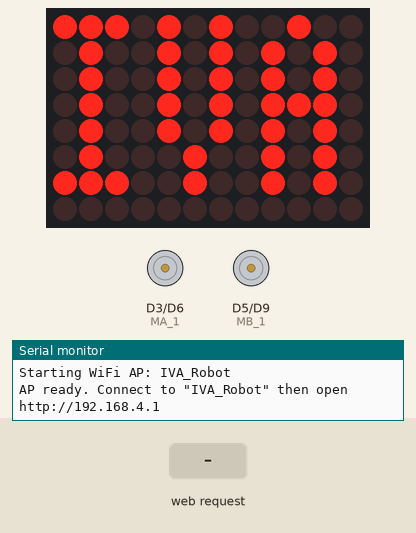
Recording of a sketch running on a simulated Arduino Uno R4 WiFi. On the bench: 12×8 LED matrix, motor-driver pin pairs drawn as motors (green arrow = first pin HIGH = forward, orange = second pin HIGH = backward, longer = more drive), the last lines printed to the serial monitor. Inputs (shaded band) come from the test bench.

Above: at 3.2 s.
3.3 s: HTTP request GET /forward received
At 3.7 s:
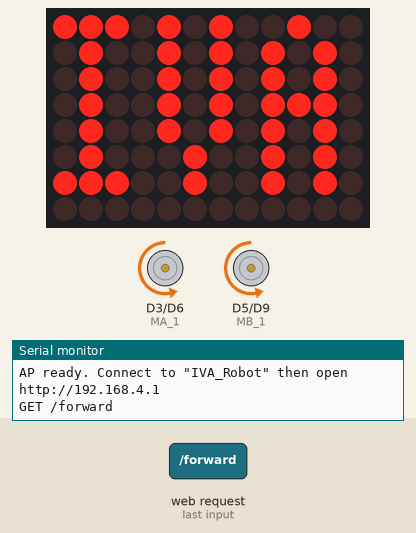
4.8 s: HTTP request GET /backward received
At 6.0 s:
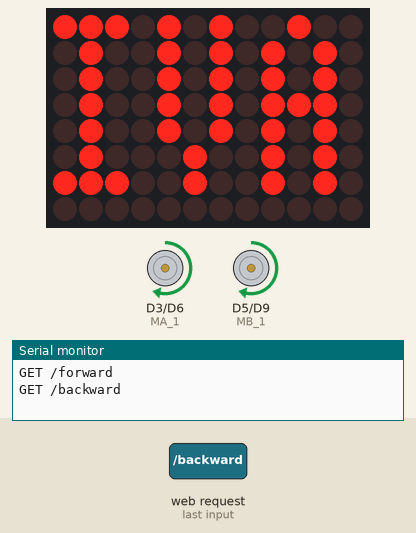
6.3 s: HTTP request GET /left received
At 7.2 s:
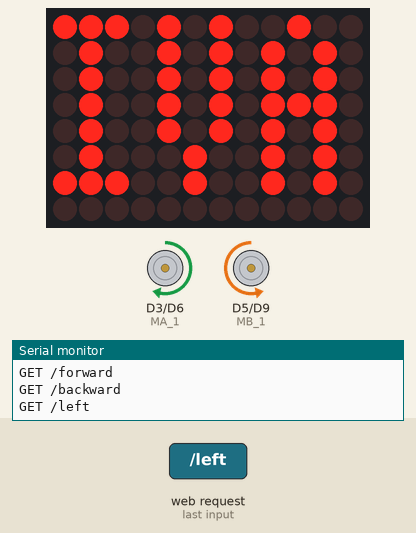
7.8 s: HTTP request GET /right received
At 8.3 s:
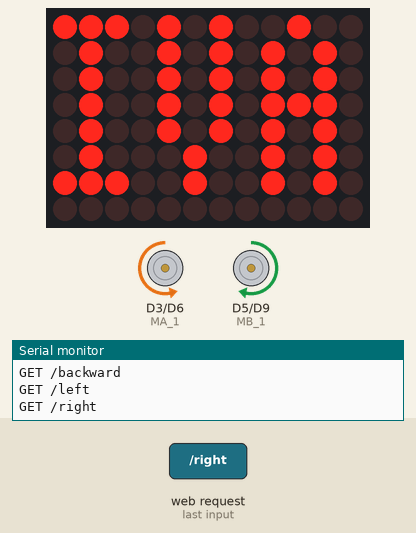
Timing chart, 0 to 10.3 s (numbered marks = the images above; inputs shaded):
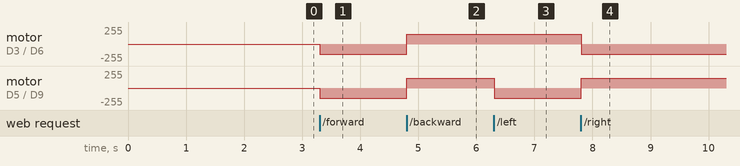

The sketch:

iva.ino
```cpp
/*
  IVA Robot Car - WiFi Access Point / Browser Controlled
  Motor Driver: DBH-12 Dual H-Bridge
  Board:        Arduino UNO R4 WiFi

  HOW TO USE:
    1. Power on the robot.
    2. On your phone or PC, connect to WiFi: "IVA_Robot"  password: robot1234
    3. Open a browser and go to: http://192.168.4.1
    4. Use the on-screen buttons to drive.

  Motor wiring (DBH-12):
    Channel A: IN1A -> pin 3 (PWM)  |  IN2A -> pin 6 (PWM)
    Channel B: IN1B -> pin 5 (PWM)  |  IN2B -> pin 9 (PWM)
*/

#include <WiFiS3.h>
#include "Arduino_LED_Matrix.h"

// ── LED Matrix ────────────────────────────────────────────────────────────────

ArduinoLEDMatrix matrix;

uint8_t FRAME_IVA[8][12] = {
  {1, 1, 1, 0, 1, 0, 1, 0, 0, 1, 0, 0},
  {0, 1, 0, 0, 1, 0, 1, 0, 1, 0, 1, 0},
  {0, 1, 0, 0, 1, 0, 1, 0, 1, 0, 1, 0},
  {0, 1, 0, 0, 1, 0, 1, 0, 1, 1, 1, 0},
  {0, 1, 0, 0, 1, 0, 1, 0, 1, 0, 1, 0},
  {0, 1, 0, 0, 0, 1, 0, 0, 1, 0, 1, 0},
  {1, 1, 1, 0, 0, 1, 0, 0, 1, 0, 1, 0},
  {0, 0, 0, 0, 0, 0, 0, 0, 0, 0, 0, 0}
};

void showIVA() { matrix.renderBitmap(FRAME_IVA, 8, 12); }

// ── WiFi Access Point credentials ────────────────────────────────────────────
const char* AP_SSID     = "IVA_Robot";
const char* AP_PASSWORD = "robot1234";   // WPA2 min 8 characters

WiFiServer server(80);

// ── Motor Driver (DBH-12) ─────────────────────────────────────────────────────
#define MA_1 3   // IN1A – PWM
#define MA_2 6   // IN2A – PWM
#define MB_1 5   // IN1B – PWM
#define MB_2 9   // IN2B – PWM

int motorSpeed       = 150;
const int SPEED_STEP =  20;
const int SPEED_MIN  =  60;
const int SPEED_MAX  = 230;

// ── Motor helpers ─────────────────────────────────────────────────────────────

void stopMotors() {
  analogWrite(MA_1, 0); analogWrite(MA_2, 0);
  analogWrite(MB_1, 0); analogWrite(MB_2, 0);
}

void moveForward() {
  analogWrite(MA_1, 0);          analogWrite(MA_2, motorSpeed);
  analogWrite(MB_1, 0);          analogWrite(MB_2, motorSpeed);
}

void moveBackward() {
  analogWrite(MA_1, motorSpeed); analogWrite(MA_2, 0);
  analogWrite(MB_1, motorSpeed); analogWrite(MB_2, 0);
}

void turnLeft() {   // Pivot: Motor A backward, Motor B forward
  analogWrite(MA_1, motorSpeed); analogWrite(MA_2, 0);
  analogWrite(MB_1, 0);          analogWrite(MB_2, motorSpeed);
}

void turnRight() {  // Pivot: Motor A forward, Motor B backward
  analogWrite(MA_1, 0);          analogWrite(MA_2, motorSpeed);
  analogWrite(MB_1, motorSpeed); analogWrite(MB_2, 0);
}

// ── HTTP helpers ──────────────────────────────────────────────────────────────

void sendJSON(WiFiClient& client, int code, const char* body) {
  client.print(F("HTTP/1.1 "));
  client.println(code == 200 ? F("200 OK") : F("404 Not Found"));
  client.println(F("Content-Type: application/json"));
  client.println(F("Access-Control-Allow-Origin: *"));
  client.println(F("Connection: close"));
  client.println();
  client.println(body);
}

void sendHTML(WiFiClient& client) {
  client.println(F("HTTP/1.1 200 OK"));
  client.println(F("Content-Type: text/html"));
  client.println(F("Connection: close"));
  client.println();

  client.print(F("<!DOCTYPE html><html lang='en'><head>"
    "<meta charset='UTF-8'>"
    "<meta name='viewport' content='width=device-width,initial-scale=1,maximum-scale=1,user-scalable=no'>"
    "<title>IVA Robot</title><style>"
    "*{box-sizing:border-box;margin:0;padding:0}"
    "body{font-family:sans-serif;background:#1a1a2e;color:#eee;"
    "display:flex;flex-direction:column;align-items:center;"
    "justify-content:center;min-height:100vh;padding:20px}"
    "h1{margin-bottom:28px;font-size:1.7rem;color:#e94560;letter-spacing:2px}"
    ".grid{display:grid;grid-template-columns:repeat(3,100px);"
    "grid-template-rows:repeat(3,100px);gap:12px}"
    ".btn{border:none;border-radius:16px;font-size:2.2rem;cursor:pointer;"
    "transition:transform .1s;-webkit-tap-highlight-color:transparent}"
    ".btn:active{transform:scale(.9)}"
    ".dir{background:#16213e;color:#e94560}"
    ".stop{background:#e94560;color:#fff}"
    ".empty{visibility:hidden}"
    ".speed-row{margin-top:28px;display:flex;gap:20px;align-items:center}"
    ".sp{width:70px;height:70px;border-radius:50%;background:#16213e;"
    "color:#eee;font-size:1.8rem;border:none;cursor:pointer;"
    "-webkit-tap-highlight-color:transparent}"
    ".sp:active{background:#e94560}"
    "#spd{font-size:1rem;color:#aaa;min-width:90px;text-align:center}"
    "#st{margin-top:16px;font-size:.85rem;color:#555}"
    "</style></head><body>"
    "<h1>&#129302; IVA Robot</h1>"
    "<div class='grid'>"
    "<div class='empty'></div>"
    "<button class='btn dir' onclick=\"cmd('/forward')\">&#9650;</button>"
    "<div class='empty'></div>"
    "<button class='btn dir' onclick=\"cmd('/left')\">&#9668;</button>"
    "<button class='btn stop' onclick=\"cmd('/stop')\">&#9632;</button>"
    "<button class='btn dir' onclick=\"cmd('/right')\">&#9658;</button>"
    "<div class='empty'></div>"
    "<button class='btn dir' onclick=\"cmd('/backward')\">&#9660;</button>"
    "<div class='empty'></div>"
    "</div>"
    "<div class='speed-row'>"
    "<button class='sp' onclick=\"cmd('/speed/down')\">&minus;</button>"
    "<span id='spd'>Speed: ---</span>"
    "<button class='sp' onclick=\"cmd('/speed/up')\">+</button>"
    "</div>"
    "<p id='st'>Connecting...</p>"
    "<script>"
    "function cmd(p){"
    "fetch(p).then(r=>r.json()).then(d=>{"
    "if(d.speed)document.getElementById('spd').textContent='Speed: '+d.speed;"
    "document.getElementById('st').textContent=d.action||d.status;"
    "}).catch(()=>document.getElementById('st').textContent='Connection lost');}"
    "fetch('/status').then(r=>r.json()).then(d=>{"
    "document.getElementById('spd').textContent='Speed: '+d.speed;"
    "document.getElementById('st').textContent='Ready';});"
    "</script></body></html>"));
}

// ── Request handler ───────────────────────────────────────────────────────────

void handleRequest(WiFiClient& client) {
  String reqLine = "";
  unsigned long deadline = millis() + 2000;
  while (client.connected() && millis() < deadline) {
    if (client.available()) {
      char c = client.read();
      if (c == '\n') break;
      if (c != '\r') reqLine += c;
    }
  }

  // Drain remaining headers
  String headerLine = "";
  deadline = millis() + 2000;
  while (client.connected() && millis() < deadline) {
    if (client.available()) {
      char c = client.read();
      if (c == '\n') {
        if (headerLine.length() == 0) break;
        headerLine = "";
      } else if (c != '\r') {
        headerLine += c;
      }
    }
  }

  // Extract path from "GET /path HTTP/1.1"
  String path = "";
  int s1 = reqLine.indexOf(' ');
  int s2 = reqLine.indexOf(' ', s1 + 1);
  if (s1 >= 0 && s2 > s1) path = reqLine.substring(s1 + 1, s2);

  Serial.print(F("GET "));
  Serial.println(path);

  if (path == "/" || path == "/index.html") {
    sendHTML(client);

  } else if (path == "/forward") {
    moveForward();
    sendJSON(client, 200, "{\"status\":\"ok\",\"action\":\"forward\"}");

  } else if (path == "/backward") {
    moveBackward();
    sendJSON(client, 200, "{\"status\":\"ok\",\"action\":\"backward\"}");

  } else if (path == "/left") {
    turnLeft();
    sendJSON(client, 200, "{\"status\":\"ok\",\"action\":\"left\"}");

  } else if (path == "/right") {
    turnRight();
    sendJSON(client, 200, "{\"status\":\"ok\",\"action\":\"right\"}");

  } else if (path == "/stop") {
    stopMotors();
    sendJSON(client, 200, "{\"status\":\"ok\",\"action\":\"stop\"}");

  } else if (path == "/speed/up") {
    motorSpeed = min(motorSpeed + SPEED_STEP, SPEED_MAX);
    Serial.print(F("Speed: ")); Serial.println(motorSpeed);
    char buf[64];
    snprintf(buf, sizeof(buf),
             "{\"status\":\"ok\",\"action\":\"speed_up\",\"speed\":%d}", motorSpeed);
    sendJSON(client, 200, buf);

  } else if (path == "/speed/down") {
    motorSpeed = max(motorSpeed - SPEED_STEP, SPEED_MIN);
    Serial.print(F("Speed: ")); Serial.println(motorSpeed);
    char buf[64];
    snprintf(buf, sizeof(buf),
             "{\"status\":\"ok\",\"action\":\"speed_down\",\"speed\":%d}", motorSpeed);
    sendJSON(client, 200, buf);

  } else if (path == "/status") {
    char buf[48];
    snprintf(buf, sizeof(buf), "{\"status\":\"ok\",\"speed\":%d}", motorSpeed);
    sendJSON(client, 200, buf);

  } else {
    sendJSON(client, 404, "{\"status\":\"error\",\"message\":\"Unknown endpoint\"}");
  }

  delay(1);
  client.stop();
}

// ── Setup ─────────────────────────────────────────────────────────────────────

void setup() {
  pinMode(MA_1, OUTPUT); pinMode(MA_2, OUTPUT);
  pinMode(MB_1, OUTPUT); pinMode(MB_2, OUTPUT);
  stopMotors();

  Serial.begin(9600);

  matrix.begin();
  showIVA();

  Serial.print(F("Starting WiFi AP: "));
  Serial.println(AP_SSID);

  WiFi.beginAP(AP_SSID, AP_PASSWORD);
  delay(2000);

  server.begin();

  Serial.print(F("AP ready. Connect to \""));
  Serial.print(AP_SSID);
  Serial.println(F("\" then open http://192.168.4.1"));
}

// ── Main loop ─────────────────────────────────────────────────────────────────

void loop() {
  WiFiClient client = server.available();
  if (client) handleRequest(client);
}
```

Measured:
- after the input at 3.3 s, motor on D3 (MA_1) / D6 (MA_2), motor on D5 (MB_1) / D9 (MB_2): stopped → backward 150/255 at once
- after the input at 4.8 s, motor on D3 (MA_1) / D6 (MA_2), motor on D5 (MB_1) / D9 (MB_2): backward 150/255 → forward 150/255 at once
- after the input at 6.3 s, motor on D5 (MB_1) / D9 (MB_2): forward 150/255 → backward 150/255 at once
- after the input at 7.8 s, motor on D3 (MA_1) / D6 (MA_2): forward 150/255 → backward 150/255 at once; motor on D5 (MB_1) / D9 (MB_2): backward 150/255 → forward 150/255 at once
